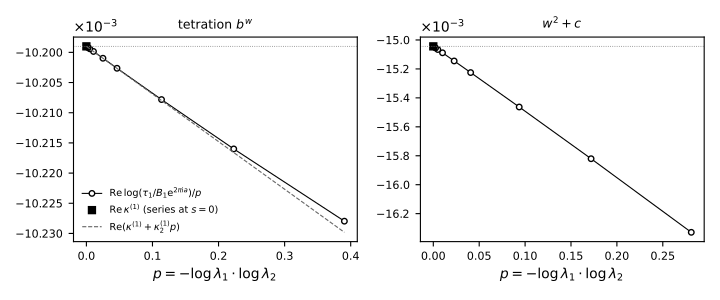

Write the Python code that produced this figure.
"""第 8 章图：log(tau_1 / B_1 e^{2 pi i a}) / p 随 p 的变化（tetration 与二次族）。

数据由 docs/generality_check.py 的通用构造算出（双曲侧：Koenigs 坐标与转移映射；
抛物侧：Fatou 坐标与逆 horn 映射），本脚本只做调用、缓存与作图。

用法：
    python3 fig8_deficit.py compute exp      # 计算并缓存 fig8_deficit_exp.json（几分钟）
    python3 fig8_deficit.py compute quad     # 同上，二次族 w^2 + c
    python3 fig8_deficit.py                  # 用缓存作图，输出 fig8_deficit.pdf
"""
from __future__ import annotations

import json
import os
import sys

HERE = os.path.dirname(os.path.abspath(__file__))
DOCS = os.path.abspath(os.path.join(HERE, "..", ".."))
LAMS = ["0.5", "0.6", "0.7", "0.8", "0.85", "0.9", "0.93", "0.95", "0.97", "0.98"]
# 采样线高度（见 generality-check-zh.md §3：quad 需要 Y0 = 3）
Y0 = {"exp": "1.5", "quad": "3.0"}
# 一致模型在抛物点上算出的极限（实部；论文 Numerics 一节与 kappa-variation-zh.md §3）
LIMIT_RE = {"exp": -0.010199006345897402441, "quad": -0.0150441028391897}


def compute(name):
    sys.path.insert(0, DOCS)
    import mpmath as mp
    import generality_check as gc

    mp.mp.dps = 40
    fam = gc.FAMILIES[name]()
    par = gc.Parab(fam)
    a = par.phi_att(fam.w0 - fam.wstar)
    B = par.horn_inverse(mp.mpf("1.5"))
    lim1 = B[1] * mp.exp(2j * mp.pi * a)
    rows = []
    for ls in LAMS:
        H = gc.Hyper(fam, mp.mpf(ls))
        f = H.modes(-H.h2 / 2 + mp.mpf(Y0[name]))
        tau1 = f[1] * mp.exp(-2j * mp.pi * f[0])
        p = abs(mp.log(H.lam)) * mp.log(H.lam2)
        r = mp.log(tau1 / lim1) / p
        rows.append({"lam": ls, "p": float(p), "re": float(mp.re(r)), "im": float(mp.im(r)),
                     "ratio_minus_1": float(abs(tau1) / abs(B[1]) - 1),
                     "im_t0_minus_h2": float(mp.im(f[0]) - H.h / 2)})
        print(name, rows[-1], flush=True)
    out = {"family": name, "absB1": float(abs(B[1])), "a": float(mp.re(a)), "rows": rows}
    with open(os.path.join(HERE, f"fig8_deficit_{name}.json"), "w") as fh:
        json.dump(out, fh, indent=1)


def plot():
    import matplotlib
    matplotlib.use("Agg")
    import matplotlib.pyplot as plt

    # 二阶系数（论文 Numerics 一节，tetration n=1）：Re kappa_2^{(1)}
    k2_exp = -7.88992074991511334e-5
    fig, axes = plt.subplots(1, 2, figsize=(7.2, 3.0))
    titles = {"exp": r"tetration $b^w$", "quad": r"$w^2+c$"}
    for ax, name in zip(axes, ("exp", "quad")):
        with open(os.path.join(HERE, f"fig8_deficit_{name}.json")) as fh:
            d = json.load(fh)
        ps = [r["p"] for r in d["rows"]]
        ys = [r["re"] for r in d["rows"]]
        k1 = LIMIT_RE[name]
        ax.plot(ps, ys, marker="o", linestyle="-", color="black", mfc="white", ms=4, lw=0.8,
                label=r"$\mathrm{Re}\,\log(\tau_1/B_1\mathrm{e}^{2\pi\mathrm{i}a})/p$")
        ax.plot([0], [k1], marker="s", color="black", ms=5, linestyle="none",
                label=r"$\mathrm{Re}\,\kappa^{(1)}$ (series at $s=0$)")
        ax.axhline(k1, color="0.5", lw=0.6, linestyle=":")
        if name == "exp":
            xs = [0, max(ps)]
            ax.plot(xs, [k1 + k2_exp * x for x in xs], color="0.4", lw=0.8, linestyle="--",
                    label=r"$\mathrm{Re}(\kappa^{(1)}+\kappa^{(1)}_2p)$")
        ax.set_title(titles[name], fontsize=9)
        ax.set_xlabel(r"$p=-\log\lambda_1\cdot\log\lambda_2$")
        ax.ticklabel_format(axis="y", style="sci", scilimits=(-3, -3), useMathText=True)
        ax.tick_params(labelsize=8)
    axes[0].legend(frameon=False, fontsize=7, loc="lower left")
    fig.tight_layout()
    fig.savefig(os.path.join(HERE, "fig8_deficit.pdf"))


if __name__ == "__main__":
    if len(sys.argv) > 2 and sys.argv[1] == "compute":
        compute(sys.argv[2])
    else:
        plot()
